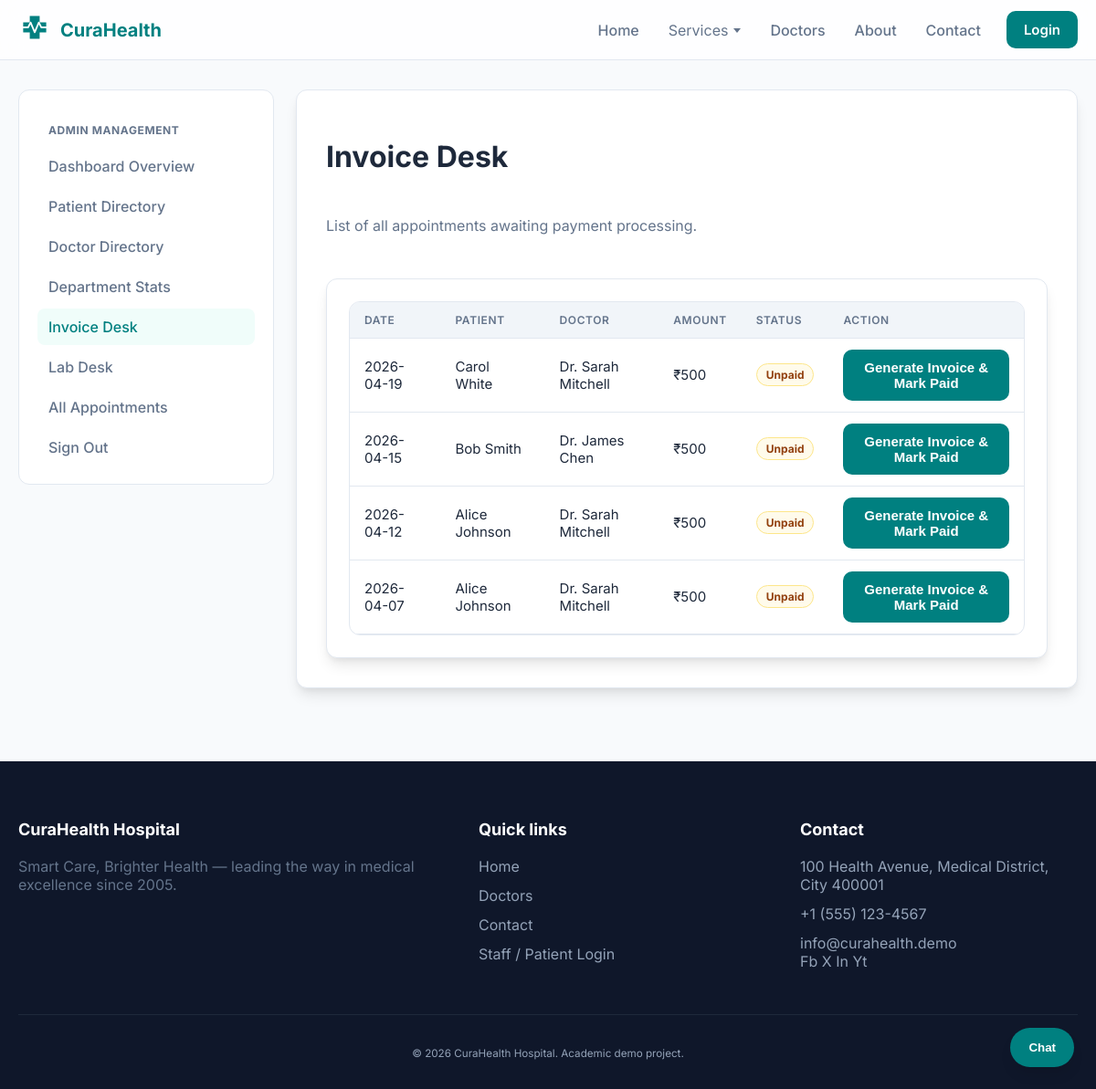
Screenshot of /admin/invoice-desk (signed in) with the database file from the repository.
### models/appointment.py (models this page shows, shortened)
class Appointment(db.Model):
    __tablename__ = "appointments"
    __table_args__ = (
        db.UniqueConstraint(
            "doctor_id", "appointment_date", "time_slot", name="uq_doctor_date_slot"
        ),
    )
    id = db.Column(db.Integer, primary_key=True)
    patient_id = db.Column(db.Integer, db.ForeignKey("patients.id"), nullable=False)
    doctor_id = db.Column(db.Integer, db.ForeignKey("doctors.id"), nullable=False)
    appointment_date = db.Column(db.Date, nullable=False)
    time_slot = db.Column(db.String(8), nullable=False)  # e.g. "09:30"
    status = db.Column(db.String(32), default="scheduled")  # scheduled, completed, cancelled, pending_lab, results_ready
    symptoms = db.Column(db.Text, default="")
    diagnosis = db.Column(db.String(255), default="")
    notes = db.Column(db.Text, default="")
    vitals_bp = db.Column(db.String(20), default="")
    vitals_temp = db.Column(db.String(10), default="")
    vitals_weight = db.Column(db.String(10), default="")
    vitals_heart_rate = db.Column(db.String(10), default="")
    prescription_json = db.Column(db.Text, default="[]") # JSON string: [{name, dosage, duration, notes}]
    prescription = db.Column(db.Text, default="") # Legacy/Simple view
    ordered_tests = db.Column(db.Text, default="") # List of tests ordered
    lab_result_link = db.Column(db.String(255), default="")
    lab_report_path = db.Column(db.String(255), default="") # Legacy
    is_paid = db.Column(db.Boolean, default=False)
    invoice_amount = db.Column(db.Float, default=0.0)
    patient = db.relationship("Patient", back_populates="appointments")
    doctor = db.relationship("Doctor", back_populates="appointments")

### models/patient.py (models this page shows, shortened)
class Patient(db.Model):
    __tablename__ = "patients"
    id = db.Column(db.Integer, primary_key=True)
    name = db.Column(db.String(120), nullable=False)
    email = db.Column(db.String(120), unique=True, nullable=False, index=True)
    password_hash = db.Column(db.String(256), nullable=False)
    phone = db.Column(db.String(32), default="")
    date_of_birth = db.Column(db.Date, nullable=True)
    gender = db.Column(db.String(20), default="")
    address = db.Column(db.Text, default="")
    appointments = db.relationship(
        "Appointment", back_populates="patient", lazy=True, cascade="all, delete-orphan"
    )

### models/doctor.py (models this page shows, shortened)
class Doctor(db.Model):
    __tablename__ = "doctors"
    id = db.Column(db.Integer, primary_key=True)
    name = db.Column(db.String(120), nullable=False)
    email = db.Column(db.String(120), unique=True, nullable=False, index=True)
    password_hash = db.Column(db.String(256), nullable=False)
    phone = db.Column(db.String(32), default="")
    experience_years = db.Column(db.Integer, default=0)
    bio = db.Column(db.Text, default="")
    specialization = db.Column(db.String(120), default="")
    image_url = db.Column(db.String(255), default="/static/img/doctor-placeholder.jpg")
    consultation_fee = db.Column(db.Float, default=500.0)
    is_active = db.Column(db.Boolean, default=True)
    unavailability_start_date = db.Column(db.Date, nullable=True)
    unavailability_end_date = db.Column(db.Date, nullable=True)
    qualifications = db.Column(db.Text, default="")
    department_id = db.Column(db.Integer, db.ForeignKey("departments.id"), nullable=False)
    department = db.relationship("Department", back_populates="doctors")
    appointments = db.relationship(
        "Appointment", back_populates="doctor", lazy=True, cascade="all, delete-orphan"
    )

### routes/admin.py (the view)
@admin_bp.route("/invoice-desk")
@admin_required
def invoice_desk():
    unpaid_appts = Appointment.query.filter_by(is_paid=False).order_by(Appointment.appointment_date.desc()).all()
    return render_template("admin/invoice_desk.html", appointments=unpaid_appts)

### app.py (called while the page is built)
def create_app(config_class=Config):
    app = Flask(__name__)
    app.config.from_object(config_class)
    instance_dir = os.path.join(os.path.dirname(os.path.abspath(__file__)), "instance")
    os.makedirs(instance_dir, exist_ok=True)
    db.init_app(app)
    app.register_blueprint(public_bp)
    app.register_blueprint(patient_bp)
    app.register_blueprint(doctor_bp)
    app.register_blueprint(admin_bp)
    @app.context_processor
    def inject_globals():
        from datetime import datetime
        try:
            depts = Department.query.order_by(Department.name).limit(24).all()
        except Exception:
            depts = []
        return {"nav_departments": depts, "current_year": datetime.now().year}
    with app.app_context():
        db.create_all()
        seed_if_empty(app)
    return app

### utils/auth_helpers.py (called while the page is built)
def admin_required(f):
    @wraps(f)
    def wrapped(*args, **kwargs):
        if not session.get("admin_id"):
            flash("Please sign in as an administrator.", "warning")
            return redirect(url_for("admin.login"))
        return f(*args, **kwargs)
    return wrapped

### templates/admin/invoice_desk.html (shortened to what this page needs)
{% extends "dashboard_base.html" %}
{% block sidebar %}
{% set nav_active = 'invoices' %}
{% include 'admin/sidebar_snippet.html' %}
{% endblock %}
{% block dashboard_content %}
<header class="section-head">
  <h1>Invoice Desk</h1>
  <p class="muted">List of all appointments awaiting payment processing.</p>
</header>
<section class="card">
  <div class="table-wrap">
    <table class="table">
      <thead>
        <tr>
          <th>Date</th>
          <th>Patient</th>
          <th>Doctor</th>
          <th>Amount</th>
          <th>Status</th>
          <th>Action</th>
        </tr>
      </thead>
      <tbody>
        {% for a in appointments %}
        <tr>
          <td>{{ a.appointment_date.strftime('%Y-%m-%d') }}</td>
          <td>{{ a.patient.name }}</td>
          <td>{{ a.doctor.name }}</td>
          <td>₹{{ "{:,.0f}".format(a.invoice_amount or 500) }}</td>
          <td><span class="badge badge-warn">Unpaid</span></td>
          <td>
            <form method="post" action="{{ url_for('admin.mark_paid', appt_id=a.id) }}">
              <button type="submit" class="btn btn-primary btn-sm">Generate Invoice & Mark Paid</button>
            </form>
          </td>
        </tr>
        {% else %}
        <tr>
          <td colspan="6" class="center muted" style="padding: 40px;">No pending invoices.</td>
        </tr>
        {% endfor %}
      </tbody>
    </table>
  </div>
</section>
{% endblock %}

### static/css/style.css (style rules this page uses)
:root { --bg: #F8FAFC; --surface: #FFFFFF; --card: #FFFFFF; --card2: #F1F5F9; --text: #1E293B; --muted: #64748B; --border: #E2E8F0; --shadow: 0 10px 15px -3px rgba(0, 0, 0, 0.1), 0 4px 6px -2px rgba(0, 0, 0, 0.05); --primary: #008080; --primary-light: #2DD4BF; --danger: #EF4444; --success: #10B981; --warn: #F59E0B; --radius: 12px; --radius2: 16px; --wrap: 1200px; }
* { box-sizing: border-box; }
html,body { height:100%; }
body.page { margin:0; font-family: 'Inter', ui-sans-serif, system-ui, -apple-system, Segoe UI, Roboto, Arial, sans-serif; color: var(--text); background-color: var(--bg); }
.muted { color: var(--muted); }
.btn { display:inline-flex; align-items:center; justify-content:center; gap: 8px; border-radius: 10px; padding: 10px 18px; border: 1px solid transparent; cursor: pointer; font-weight: 600; font-size: 0.9375rem; transition: all 0.2s; text-decoration:none; }
.btn-primary { background: var(--primary); color: white; }
.section-head { display:grid; gap: 8px; margin-bottom: 32px; }
.card { background: var(--surface); border: 1px solid var(--border); border-radius: var(--radius); padding: 24px; box-shadow: var(--shadow); transition: transform 0.2s, border-color 0.2s; }
.table-wrap { overflow:auto; border-radius: 12px; border: 1px solid var(--border); }
.table { width: 100%; border-collapse: collapse; font-size: 0.9375rem; }
.table th, .table td { padding: 12px 16px; border-bottom: 1px solid var(--border); text-align: left; }
.table thead th { color: var(--muted); font-weight: 600; font-size: 0.75rem; text-transform: uppercase; letter-spacing: 0.05em; background: var(--card2); }
.badge { display:inline-flex; padding: 4px 10px; border-radius: 999px; font-size: 0.75rem; font-weight: 700; }
.badge-warn { background: #FFFBEB; color: #92400E; border: 1px solid #FDE68A; }

### rows the page displays
Appointment: appointment_date "2026-04-19", patient.name "Carol White", doctor.name "Dr. Sarah Mitchell", invoice_amount "500"
Appointment: appointment_date "2026-04-15", patient.name "Bob Smith", doctor.name "Dr. James Chen", invoice_amount "500"
Appointment: appointment_date "2026-04-12", patient.name "Alice Johnson", doctor.name "Dr. Sarah Mitchell", invoice_amount "500"
Appointment: appointment_date "2026-04-07", patient.name "Alice Johnson", doctor.name "Dr. Sarah Mitchell", invoice_amount "500"
